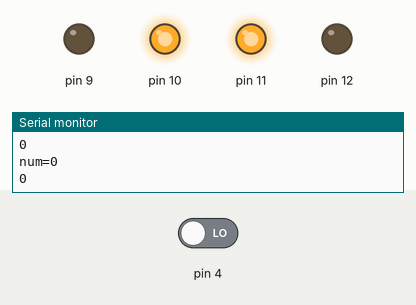
Bench run of a sketch on a simulated Arduino Uno, built with avr-gcc and run on an emulated ATmega328P. On the bench: output pins drawn as LEDs (lit = HIGH), the last lines printed to the serial monitor. Inputs (shaded band) come from the test bench; at power-on: pin 4 LOW.

Above: at 4.8 s.
4.9 s: pin 4 driven HIGH
At 8.0 s:
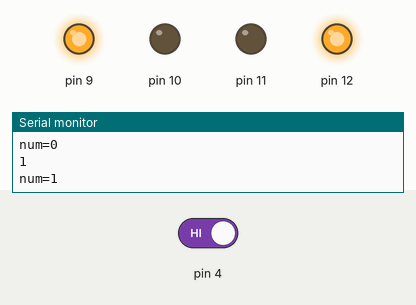
10.5 s: pin 4 driven LOW
At 12.3 s:
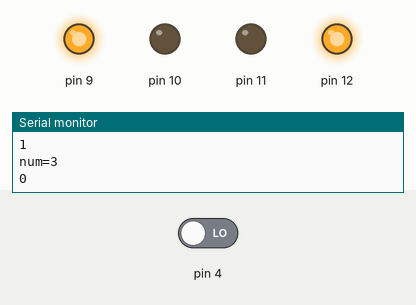
Timing chart, 0 to 13.8 s (numbered marks = the images above; inputs shaded):
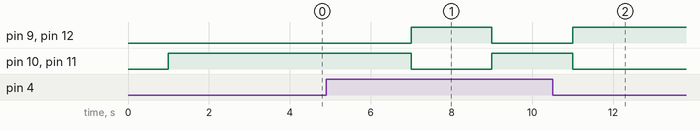

Measured:
- after the input at 4.9 s, pin 9, pin 12: LOW → HIGH after 2.1 s, → LOW 2.0 s later; pin 10, pin 11: HIGH → LOW after 2.1 s, → HIGH 2.0 s later
- after the input at 10.5 s, pin 9, pin 12: goes on until 11.0 s, then stays HIGH; pin 10, pin 11: goes on until 11.0 s, then stays LOW

The sketch:

counter.ino
```cpp
int num=0;
int a;
void setup() {
pinMode(4,INPUT);
pinMode(9,OUTPUT);
pinMode(10,OUTPUT); //3v
pinMode(11,OUTPUT);
pinMode(12,OUTPUT);
Serial.begin(9600);
}
void loop() {
  // put your main code here, to run repeatedly:
a=digitalRead(4);
Serial.println(a);
if(a==HIGH){
  num=num+1;
}
else{}
delay(1000);
Serial.print("num=");
Serial.println(num);
if(num%2==0){
  digitalWrite(10,HIGH); //3
  digitalWrite(11,HIGH); //3 1st
  digitalWrite(12,LOW);  //5 2ed
  digitalWrite(9,LOW);   //5
  delay(1000);
}
else{
  digitalWrite(9,HIGH);
  digitalWrite(12,HIGH);
  digitalWrite(11,LOW);
  digitalWrite(10,LOW);
  delay(1000);
}
}
```
